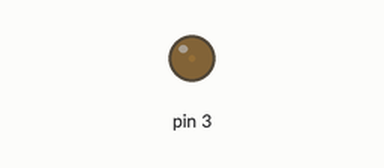
Bench run of a sketch on a simulated Arduino Uno, built with avr-gcc and run on an emulated ATmega328P. On the bench: output pins drawn as LEDs (lit = HIGH).

Above: at 0.05 s.
At 1.15 s:
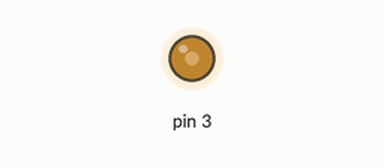
At 2.3 s:
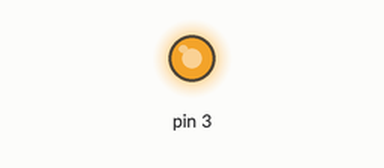
At 4.6 s:
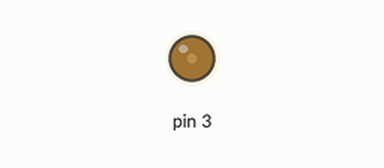
Timing chart, 0 to 6.7 s (numbered marks = the images above):
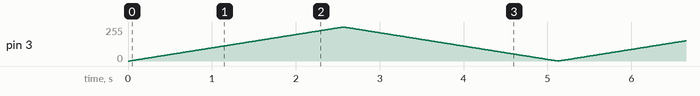

The sketch:

digital_analog.ino
```cpp
void setup() {
  // put your setup code here, to run once:

}

void loop() {
  // put your main code here, to run repeatedly:

  for(int i=0;i<256;i++){
    delay(10);
    analogWrite(3, i);
  }
  for(int i=255;i>0;i--){
    analogWrite(3, i);
    delay(10);
  }
}
```
